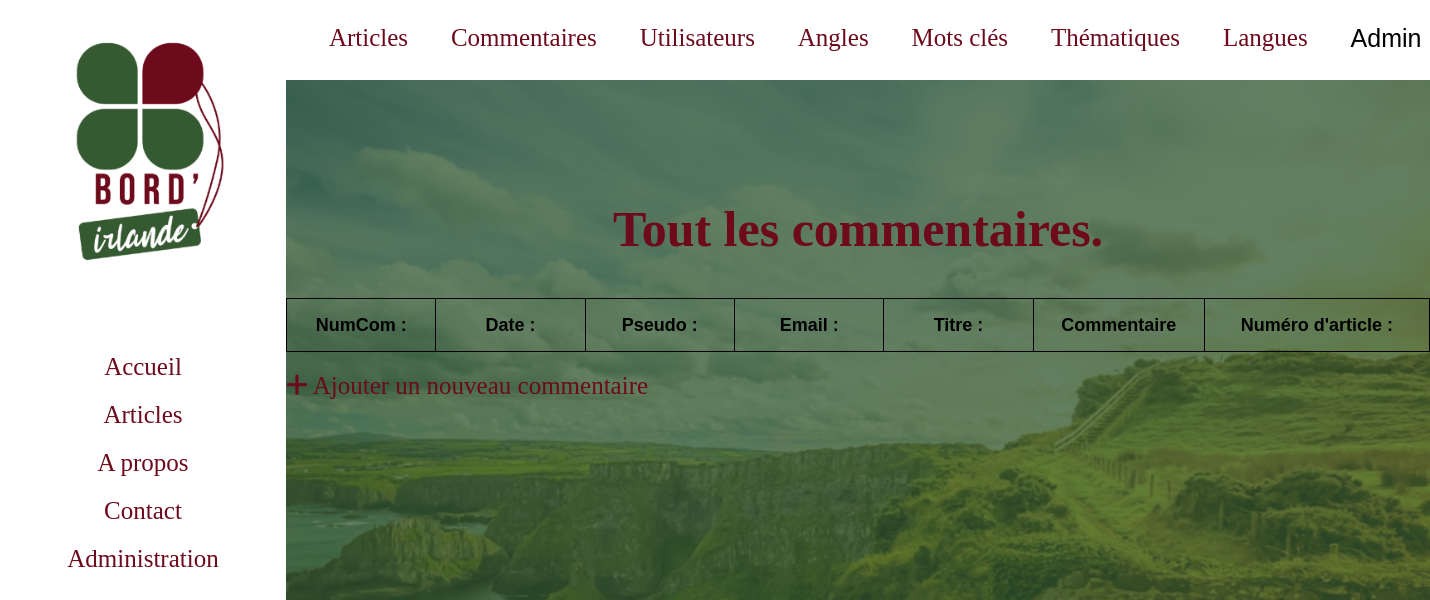
The app's page /commentaires/index.php (signed in), older data.
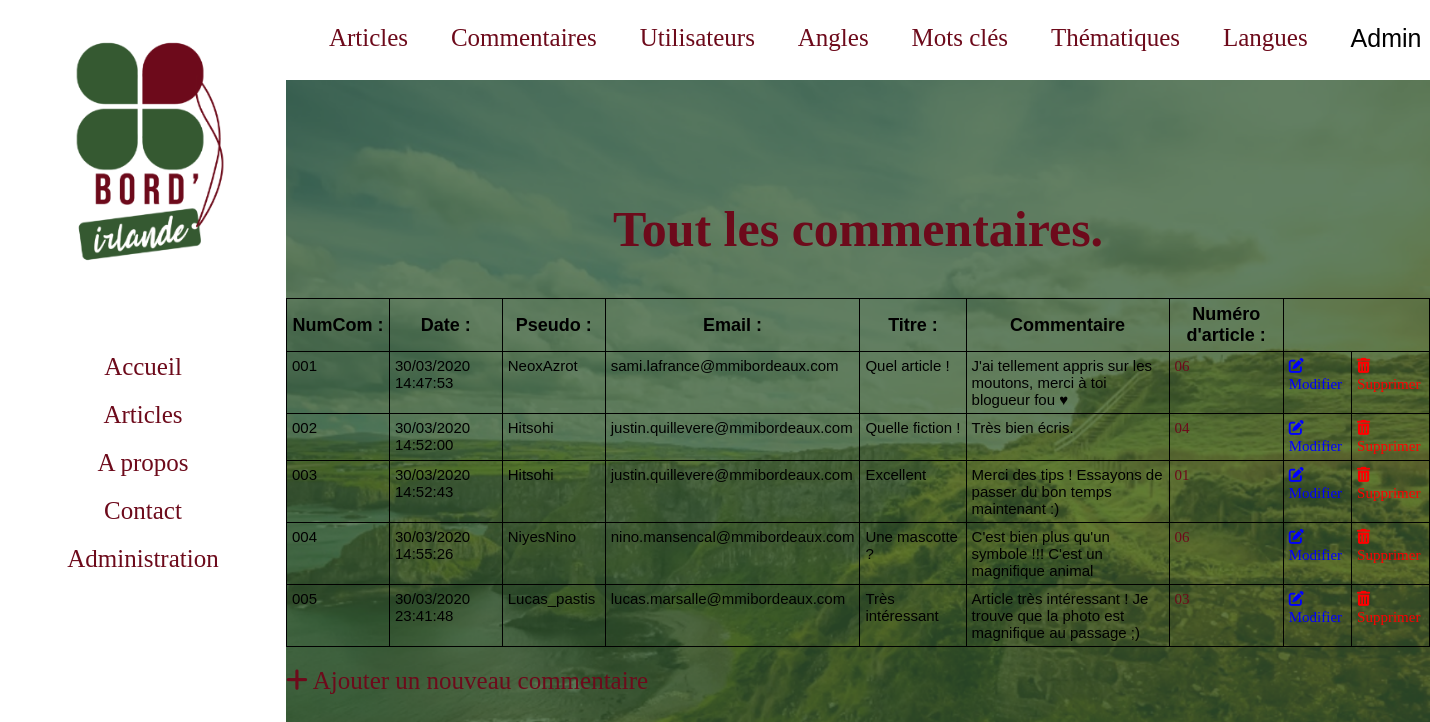
The same page, newer data.
### tables this page shows
CREATE TABLE IF NOT EXISTS `comment` (
  `NumCom` char(6) NOT NULL,
  `DtCreC` datetime DEFAULT NULL,
  `PseudoAuteur` char(20) NOT NULL,
  `EmailAuteur` char(60) NOT NULL,
  `TitrCom` char(60) NOT NULL,
  `LibCom` text NOT NULL,
  `NumArt` char(10) NOT NULL,
  PRIMARY KEY (`NumCom`),
  KEY `COMMENT_FK` (`NumCom`),
  KEY `FK_ASSOCIATION_7` (`NumArt`)
);

### assets/php/dateChangeFormat.php (called while the page is built)
<?php
    function dateChangeFormat($dateIn, $from, $to) {
        if ($dateIn != '') {
            $dateOut = DateTime::createFromFormat($from, $dateIn);
            return $dateOut->format($to);
        } else {
            return "";
        }
    }
?>

### commentaires/index.php (the view, shortened to what this page needs)
<?php
    include '../assets/php/connect_PDO.php';
    include '../assets/php/dateChangeFormat.php';
?>
<!DOCTYPE html>
<html>
    <head>
		<link rel="stylesheet" href="../assets/css/style.css" />
    </head>
    <body>
        <?php include '../assets/php/menuInAdminShow.php'; ?>
        <div class="thematiques">
            <?php include '../assets/php/menuAdmin.php'; ?>
            <h1>Tout les commentaires.</h1>
            <table>
                <thead>
                    <tr>
                        <th>NumCom :</th>
                        <th>Date :</th>
                        <th>Pseudo :</th>
                        <th>Email :</th>
                        <th>Titre :</th>
                        <th>Commentaire</th>
                        <th>Numéro d'article :</th>
                    </tr>
                </thead>
                <tbody>
                <?php
                    $req = $bdd->query('SELECT * FROM comment ORDER BY NumCom');
                    while ($donnees = $req->fetch())
                    {
                ?>
                    <tr>
                        <td><?php echo $donnees['NumCom'];?></td>
                        <td><?php echo dateChangeFormat($donnees['DtCreC'], "Y-m-d H:i:s", "d/m/Y H:i:s");?></td>
                        <td><?php echo $donnees['PseudoAuteur'];?></td>
                        <td><?php echo $donnees['EmailAuteur'];?></td>
                        <td><?php echo $donnees['TitrCom'];?></td>
                        <td><?php echo $donnees['LibCom'];?></td>
                        <td><a href="../articles/index.php"><?php echo $donnees['NumArt'];?></a></td>
                        <td><a href="update.php?id=<?php echo $donnees['NumCom'];?>" class="modified_link"><i class="fas fa-edit"></i> Modifier</a></td>
                        <td><a href="delete.php?id=<?php echo $donnees['NumCom'];?>" class="delete_link" data-id="<?php echo $donnees['NumCom']; ?>"><i class="fas fa-trash-alt"></i> Supprimer</a></td>
                    </tr>
                    <?php
                        }
                    ?>
                </tbody>
            </table>
            <a href="new.php" class="add"><i class="fas fa-plus"></i> Ajouter un nouveau commentaire</a>
        </div>
    </body>
</html>

### assets/php/menuInAdminShow.php
<?php
    if(isset($_SESSION['admin']) && !empty($_SESSION['admin']) && $_SESSION['admin'] == true) {
        $admin = true;
    } else {
        $admin = false;
    }
?>
<div class="menu">
    <a href="../index.php"><img src="../assets/images/logo.png" /></a>
    <ul>
        <li><a href="../index.php">Accueil</a></li>
        <li><a href="../articles.php">Articles</a></li>
        <li><a href="../mentions.php">A propos</a></li>
        <li><a href="../contact.php">Contact</a></li>
        <?php echo $admin == true ? '<li><a href="../admin.php">Administration</a></li>' : ''; ?>
    </ul>
</div>

### assets/php/menuAdmin.php (shortened to what this page needs)
<div class="menuAdmin">
    <ul>
        <li><a href="../articles/index.php">Articles</a></li>
        <li><a href="../commentaires/index.php">Commentaires</a></li>
        <li><a href="../utilisateurs/index.php">Utilisateurs</a></li>
        <li><a href="../angles/index.php">Angles</a></li>
        <li><a href="../mots_cles/index.php">Mots clés</a></li>
        <li><a href="../thematiques/index.php">Thématiques</a></li>
        <li><a href="../langues/index.php">Langues</a></li>
        <li class="connexionAdmin"> <?php include 'btnConnexionInAdminShow.php'; ?></li>
    </ul>
</div>

### assets/php/btnConnexionInAdminShow.php (shortened to what this page needs)
<div class="pseudoAdminInAdminShow">
    <?php
        if(isset($_SESSION['user']) && !empty($_SESSION['user']) && $_SESSION['user'] == true) {
            $user = true;
        } else {
            $user = false;
        }
        if($user) {
            echo '<div class="pseudoAdmin">';
            echo $_SESSION['login'];
            echo '</div>';
        } else {
            echo '<a href="../connexion.php">Connexion</a> / <a href="../inscription.php">Inscription</a>';
        }
    ?>
</div>

### assets/css/style.css (style rules this page uses)
.menu li a { font-size: 25px; color: #6D0A1B; }
.menu a { text-decoration: none; font-family: 'Bebas Neue', cursive; }
.menu li { list-style: none; margin-top: 20px; }
.menu ul { text-align: center; padding: 0px; margin-top: 50px; }
.menu img { display: block; margin-left: auto; margin-right: auto; width: 15vw; }
.menu { background-color: white; width: 20vw; height: 100vh; margin: 0px; padding: 0px; position: fixed; }
.menuAdmin li a { font-size: 25px; color: #6D0A1B; }
.menuAdmin a { text-decoration: none; font-family: 'Bebas Neue', cursive; }
.menuAdmin li { flex-direction: row; list-style: none; margin-left: 3vw; }
.menuAdmin ul { display: flex; padding: 0px; margin-top: 3vh; margin-bottom: 3vh; }
.menuAdmin { background-color: white; width: 80vw; height: 10vh; margin: 0px; padding: 0px; }
body { display: flex; margin: 0px; background-image: url("../images/image_2.png"); background-repeat: no-repeat; background-attachment: fixed; background-color: #345831; background-size: cover; width: 100vw; height: 100vh; }
.connexionAdmin { width: 5vw; }
.thematiques { display: flex; flex-direction: column; margin-left: 20vw; }
.thematiques h1 { font-family: 'Bebas Neue', cursive; color: #6D0A1B; text-align: center; font-size: 50px; padding-top: 10vh; margin: 0px; margin-top: 5vh; }
.thematiques a { text-decoration: none; font-family: 'Bebas Neue', cursive; color: #355931; }
.pseudoAdmin { margin-right: 1vw; font-size: 25px; font-family: Helvetica, sans-serif; margin-bottom: 2vh; color: black; }
.pseudoAdminInAdminShow { display: flex; }
.thematiques table { border-collapse: collapse; color: black; font-family: 'Helvetica', sans-serif; font-weight: 400; font-size: 15px; width: 100%; margin-top: 5vh; }
.thematiques table, th, td { border: 1px solid black; }
.thematiques th { height: 50px; font-size: 18px; min-width: 100px; }
.thematiques td { vertical-align: top; padding: 5px; }
.thematiques a { color: #6D0A1B; }
.thematiques .modified_link { color: blue; }
.thematiques .delete_link { color: red; }
.thematiques .add { font-size: 25px; margin-top: 20px; }

Row changes from the older to the newer data that the page shows:
added comment: NumCom "001", DtCreC "30/03/2020 14:47:53", PseudoAuteur "NeoxAzrot", EmailAuteur "sami.lafrance@mmibordeaux.com", TitrCom "Quel article !", LibCom "J'ai tellement appris sur les moutons, merci à toi blogueur fou ♥", NumArt "06"
added comment: NumCom "002", DtCreC "30/03/2020 14:52:00", PseudoAuteur "Hitsohi", EmailAuteur "justin.quillevere@mmibordeaux.com", TitrCom "Quelle fiction !", LibCom "Très bien écris.", NumArt "04"
added comment: NumCom "003", DtCreC "30/03/2020 14:52:43", PseudoAuteur "Hitsohi", EmailAuteur "justin.quillevere@mmibordeaux.com", TitrCom "Excellent", LibCom "Merci des tips ! Essayons de passer du bon temps maintenant :)", NumArt "01"
added comment: NumCom "004", DtCreC "30/03/2020 14:55:26", PseudoAuteur "NiyesNino", EmailAuteur "nino.mansencal@mmibordeaux.com", TitrCom "Une mascotte ?", LibCom "C'est bien plus qu'un symbole !!! C'est un magnifique animal", NumArt "06"
added comment: NumCom "005", DtCreC "30/03/2020 23:41:48", PseudoAuteur "Lucas_pastis", EmailAuteur "lucas.marsalle@mmibordeaux.com", TitrCom "Très intéressant", LibCom "Article très intéressant ! Je trouve que la photo est magnifique au passage ;)", NumArt "03"
